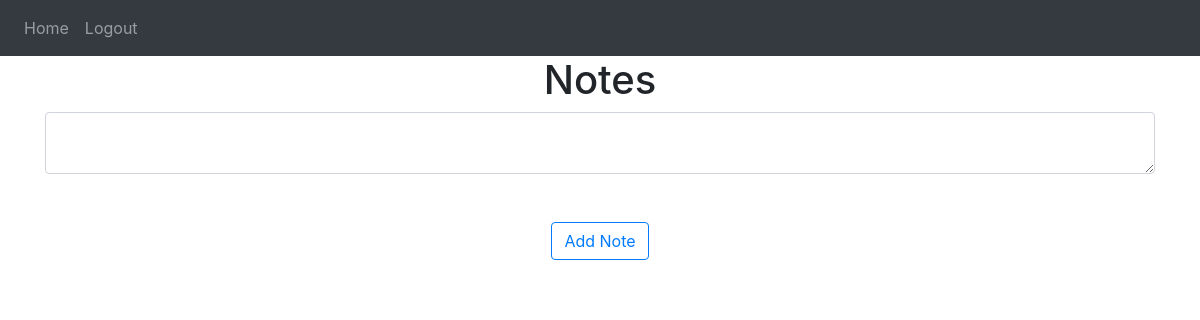
/ (signed in), run on an earlier commit of the app's database.
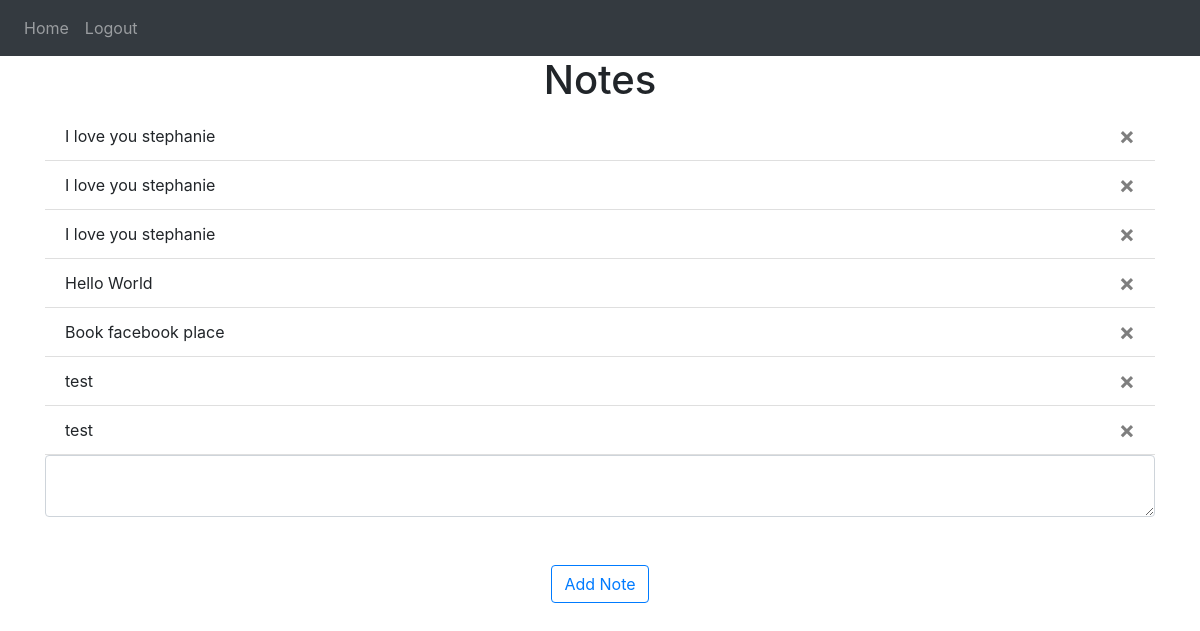
And on a later commit of the database.
### website/models.py (models this page shows)
class Note(db.Model):
    id = db.Column(db.Integer, primary_key=True)
    data = db.Column(db.String(10000))
    date = db.Column(db.DateTime(timezone=True), default=func.now())
    user_id = db.Column(db.Integer, db.ForeignKey('user.id'))

### website/views.py (the view, shortened to what this page needs)
@views.route('/home', methods=['GET', 'POST'])
@views.route('/', methods=['GET', 'POST'])
@login_required
def home():
    return render_template("home.html", user=current_user)

### website/__init__.py (called while the page is built)
def create_app():
    app = Flask(__name__)
    app.config['SECRET_KEY'] = 'ksahdfajkshfuiwqf'
    app.config['SQLALCHEMY_DATABASE_URI'] = f'sqlite:///{DB_NAME}'
    db.init_app(app)
    from .views import views
    from .auth import auth
    from .models import User, Note
    app.register_blueprint(views, url_prefix='/')
    app.register_blueprint(auth, url_prefix='/')
    create_database(app)
    login_manager = LoginManager()
    login_manager.login_view = 'auth.login'
    login_manager.init_app(app)
    @login_manager.user_loader
    def load_user(id):
        return User.query.get(int(id))
    return app

### website/templates/home.html
{% extends "base.html" %}{% block title %}Home{% endblock %}
{% block content %}
<h1 align="center">Notes</h1>
<ul class="list-group list-group-flush" id="notes">
    {% for note in user.notes %}
    <li class="list-group-item">
        {{ note.data }}
        <button type="button" class="close" onClick="deleteNote({{ note.id }})">
            <span aria-hidden="true">&times;</span>
        </button>
    </li>
    {% endfor %}
</ul>
<form method="POST">
    <textarea name="note" id="note" class="form-control"></textarea>
    <div align="center">
        <button type="submit" class="btn btn-outline-primary mt-5">Add Note</button>
    </div>
</form>
{% endblock %}

### website/templates/base.html (shortened to what this page needs)
<!DOCTYPE html>
<html>
    <head>
    <link
      rel="stylesheet"
      href="https://stackpath.bootstrapcdn.com/bootstrap/4.4.1/css/bootstrap.min.css"
    />
    <link
      rel="stylesheet"
      href="https://stackpath.bootstrapcdn.com/font-awesome/4.7.0/css/font-awesome.min.css"
    />
    </head>
    <body>
        <nav class="navbar navbar-expand lg navbar-dark bg-dark">
        <div class="collapse navbar-collapse" id="navbar">
          <div class="navbar-nav">
            {% if user.is_authenticated %}
            <a class="nav-item nav-link" id="home" href="/">Home</a>
            <a class="nav-item nav-link" id="logout" href="/logout">Logout</a>
            {% else %}
            <a class="nav-item nav-link" id="login" href="/login">Login</a>
            <a class="nav-item nav-link" id="sign_up" href="/sign-up">Sign Up</a>
            {% endif %}
          </div>
        </div>
        </nav>
        <div class="container">
          {% block content %}{% endblock %}
        </div>
    </body>
</html>

What changed in the data, as far as the page shows it:
added Note: data "I love you stephanie"
added Note: data "I love you stephanie"
added Note: data "I love you stephanie"
added Note: data "Hello World"
added Note: data "Book facebook place"
added Note: data "test"
added Note: data "test"
